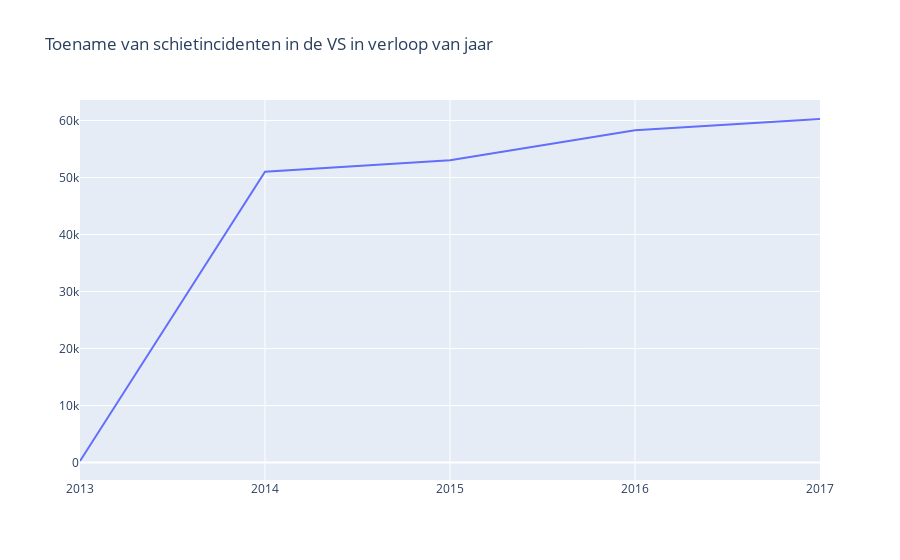

Notebook cell for this chart:
### Markdown cell above
## Introductie

Het aantal schietincidenten in de Verenigde Staten (VS) loopt in de loop van de jaren toe (Silva, 2021), zoals te zien is in Figuur 1. De lijngrafiek laat zien dat in de jaren van 2013 tot en met 2017 het aantal schietincidenten is toegenomen. Recente schietincidenten die veel impact hebben gehad op de bevolking zijn bijvoorbeeld El Paso (2019), Parkland (2018) en Las Vegas (2017) (Schildkraut & Turanovic, 2022). De stijging van het aantal schietincidenten zorgt voor veel onrust over het wapengebruik in de VS. Hedendaagse plekken, zoals scholen, supermarkten en werkplaatsen moeten door schietincidenten maatregelen nemen tegen het wapengeweld. Het is van belang dat de impact van het wapengeweld wordt besproken, zodat het wapengeweld niet alleen de aandacht trekt van het publiek, maar ook van beleidsmakers en wetenschappers.

### Code cell
gv['date'] = pd.to_datetime(gv['date'])

gv13 = gv[gv['date'].dt.year == 2013]
gv14 = gv[gv['date'].dt.year == 2014]
gv15 = gv[gv['date'].dt.year == 2015]
gv16 = gv[gv['date'].dt.year == 2016]
gv17 = gv[gv['date'].dt.year == 2017]

x = [2013, 2014, 2015, 2016, 2017]
y = [len(gv13), len(gv14), len(gv15), len(gv16), len(gv17)]

fig = go.Figure(data=go.Scatter(x=x, y=y, mode='lines'))
fig.update_xaxes(
    ticktext=x,
    tickvals=[x[i] for i in range(len(x))],
    tickmode='array',
)

# fig.update_layout(xaxis_title='Jaar<br><br>Figuur 1. Toename van schietincidenten in de VS in verloop van jaar<br><br><sup>De y-as geeft het aantal schietincidenten weer per tienduizenden. De x-as geeft de periode 2013-2017 in jaren weer.<br>In de periode van 2013-2017 is het aantal schietincidenten in de VS toegenomen. Een uitschieter is het jaar 2013, <br>omdat de organisatie in dit jaar begon met het bijhouden van schietincidenten.</br></sup>', 
#                   yaxis_title='Aantal schietincidenten'
# )

fig.update_layout(title = 'Toename van schietincidenten in de VS in verloop van jaar')

fig.show()

### Figure 1 — Plotly figure (JSON) as saved in the notebook; plotly's stock layout.template omitted (floating-point values rounded to 4 significant figures)
{"data": [{"mode": "lines", "type": "scatter", "x": [2013, 2014, 2015, 2016, 2017], "y": [272, 51016, 53041, 58266, 60259]}], "layout": {"title": {"text": "Toename van schietincidenten in de VS in verloop van jaar"}, "xaxis": {"tickmode": "array", "ticktext": [2013, 2014, 2015, 2016, 2017], "tickvals": [2013, 2014, 2015, 2016, 2017]}}}
